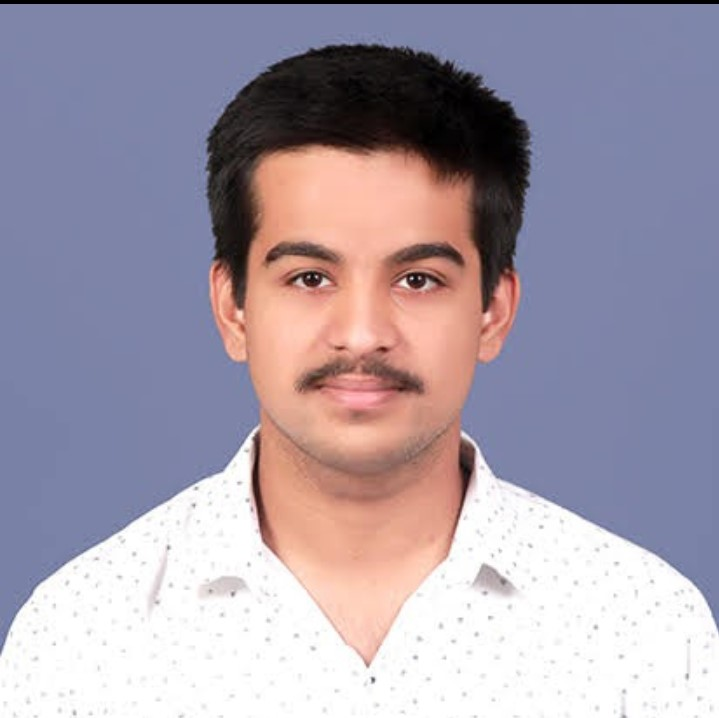
#> input picture Screenshot_20190928_112527(1).jpg, 719 x 718 px, found by its file name
$ jupyter execute Image_to_Pencil_Sketch.ipynb
#> lines starting #> are read from the running program, lines starting #| are printed output that depends on the picture
#### LetsGrowMore :- Data Science Intern

#### Task - Image to pencil sketch using python

#### Goal - We need to read the image in RBG format and then convert it to a grayscale image. This will turn an image into a classic black and white photo. Then the next thing to do is invert the grayscale image also called negative image, this will be our inverted grayscale image. Inversion can be used to enhance details. Then we can finally create the pencil sketch by mixing the grayscale image with the inverted blurry image. This can be done by dividing the grayscale image by the inverted blurry image. Since images are just arrays, we can easily do this programmatically using the divide function from the cv2 library in Python.

#### Author:- Umesh Inamdar

## Importing Libraries

[cell 1]
import cv2
from google.colab.patches import cv2_imshow
import matplotlib.pyplot as plt

## Loading the image

[cell 2]
img=cv2.imread('/content/Screenshot_20190928_112527(1).jpg')
#> img is the input picture: shape (718, 719, 3); mean B, G, R 169.1, 155.4, 164.8

[cell 3]
cv2_imshow(img)

## Reading the image in RGB format

[cell 4]
RGB_img = cv2.cvtColor(img, cv2.COLOR_BGR2RGB)
plt.imshow(RGB_img)
plt.axis(False)
plt.savefig('temp.png')
plt.show()

## Converting the RGB image format into grey scale image

[cell 5]
gray_scale_image=cv2.cvtColor(RGB_img,cv2.COLOR_BGR2GRAY)
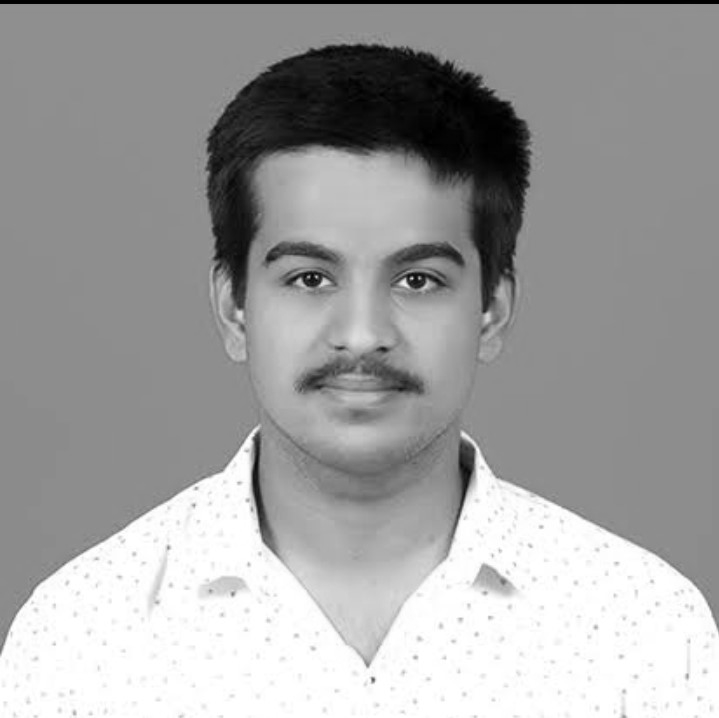
#> gray_scale_image: shape (718, 719); min 0, max 255, mean 160.6
cv2_imshow(gray_scale_image)

## Inverting the grey scale image

[cell 6]
inverted_image = cv2.bitwise_not(gray_scale_image)
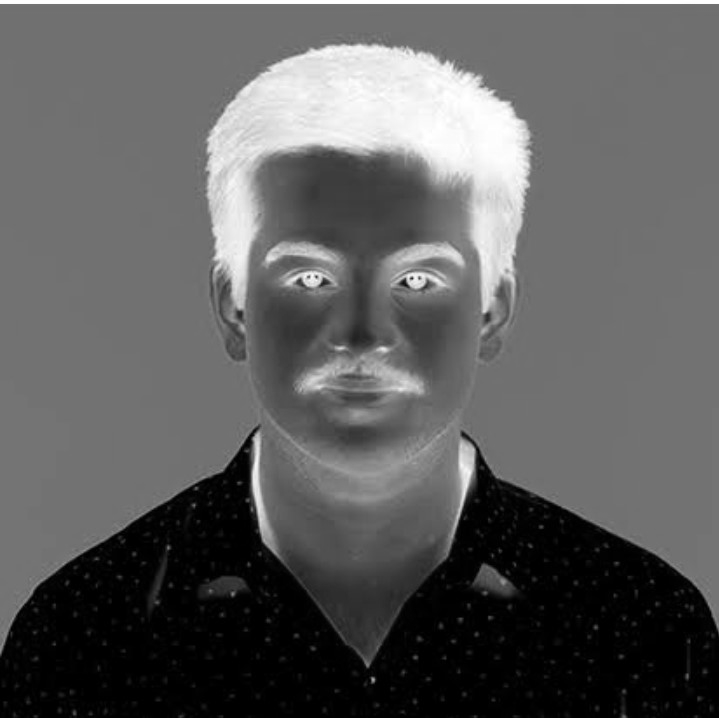
#> inverted_image: shape (718, 719); min 0, max 255, mean 94.4
cv2_imshow(inverted_image)

## Image smoothing

[cell 7]
img_smoothing = cv2.GaussianBlur(inverted_image, (21, 21),sigmaX=0, sigmaY=0)
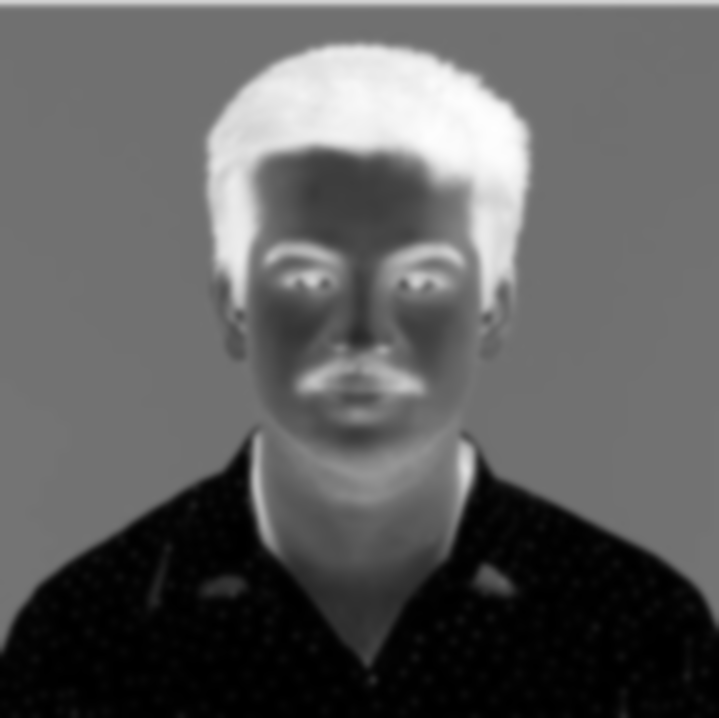
#> img_smoothing: shape (718, 719); min 0, max 254, mean 94.4
cv2_imshow(img_smoothing)

[cell 8]
def pencil_sketch(x, y):

    return cv2.divide(x, 255 - y, scale=256)
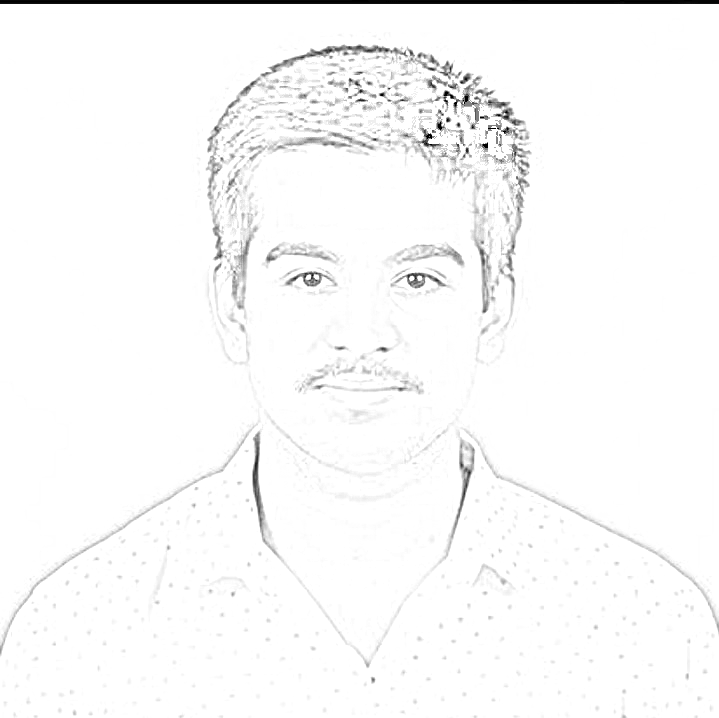
#> returned value: shape (718, 719); min 0, max 255, mean 249.5
